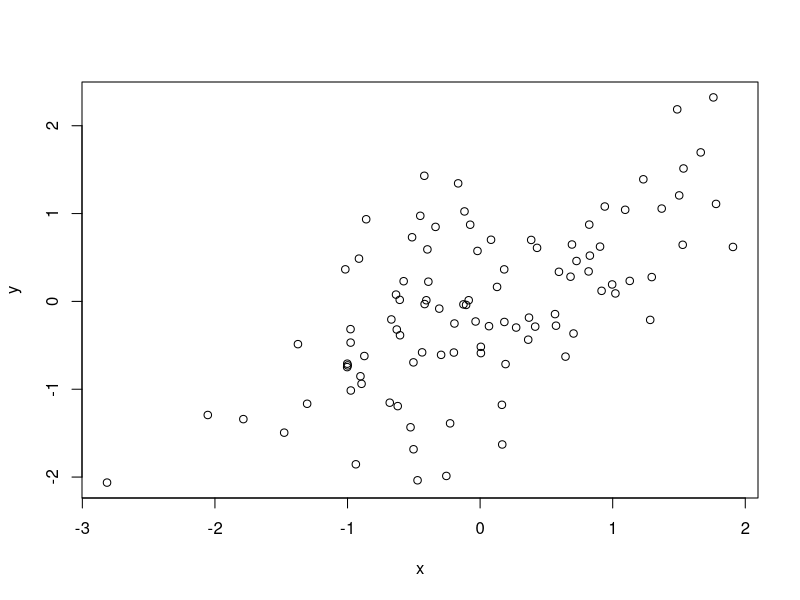
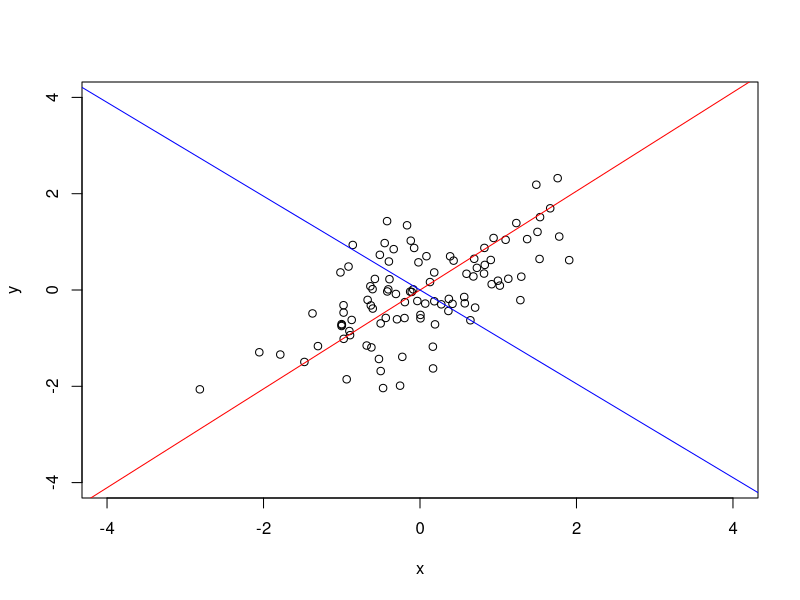

Write the R code that produced these figures, in order.
# Load library

# Clear environment
rm(list = ls())

# Setting Japanese font (for MacOSX)
# par(family= "HiraKakuProN-W3")

# Chapter9 e.g.87
# 主成分分析（直交する主成分ベクトルの描画）
n <- 100
a <- 0.7
b <- sqrt(1 - a ^ 2)
u <- rnorm(n)
v <- rnorm(n)
x <- u
y <- u * a + v * b
plot(x, y)
plot(x, y, xlim = c(-4, 4), ylim = c(-4, 4))
T <- prcomp(cbind(x, y))$rotation
print(T[2, 1] / T[1, 1] * T[2, 2] / T[1, 2])
abline(0, T[2, 1] / T[1, 1], col = "red")
abline(0, T[2, 2] / T[1, 2], col = "blue")
